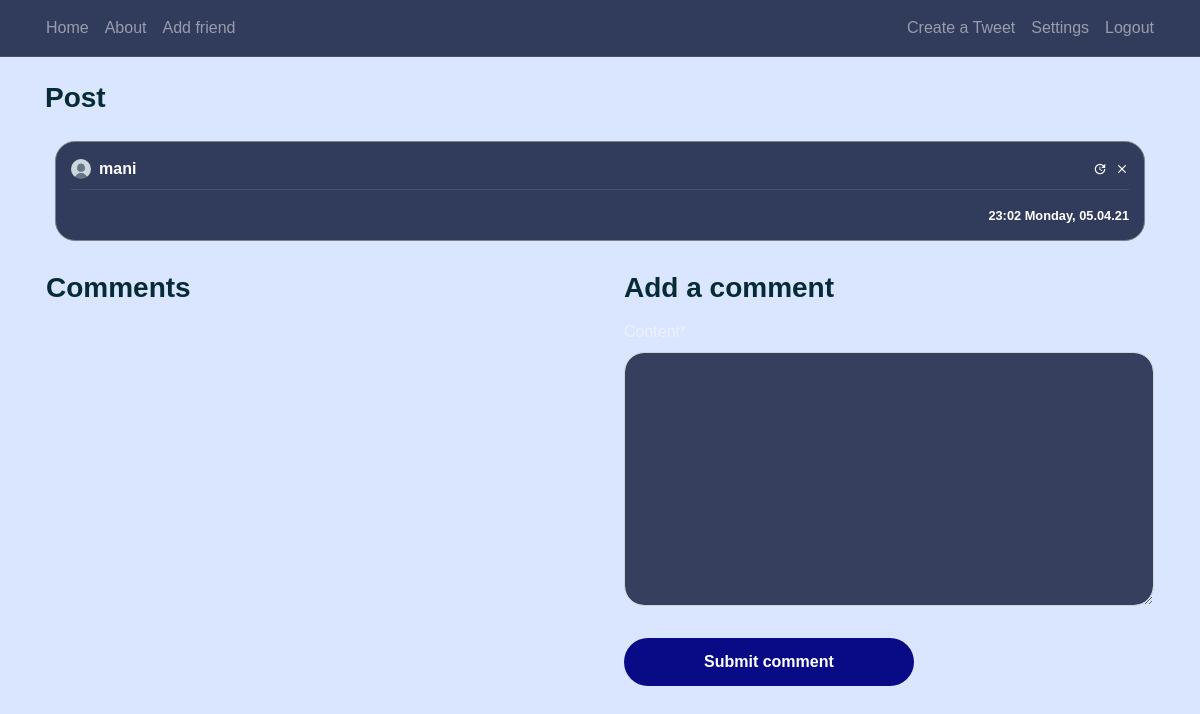
/post/2/ (signed in), run on the app's committed database.
### apps/post/models/post.py (models this page shows, shortened)
class Post(models.Model):
    content = models.TextField(max_length=1000, blank=True)
    date_posted = models.DateTimeField(default=timezone.now)
    author = models.ForeignKey(User, on_delete=models.CASCADE)
    tags = models.CharField(max_length=100, blank=True)
    likes = models.IntegerField(default=0)
    dislikes = models.IntegerField(default=0)
    image = models.ImageField(upload_to='profile_pics', validators=[FileExtensionValidator(['png', 'jpg', 'jpeg'])],
                              blank=True, null=True)
    updated = models.DateTimeField(auto_now=True)

### apps/user/models/user.py (models this page shows, shortened)
class Profile(models.Model):
    user = models.OneToOneField(User, on_delete=models.CASCADE)
    image = models.ImageField(default='default.png', upload_to='profile_pics')
    bio = models.CharField(max_length=255, blank=True)
    first_name = models.CharField(max_length=50, blank=True, null=True)
    last_name = models.CharField(max_length=50, blank=True, null=True)
    friends = models.ManyToManyField("Profile", blank=True, null=True)
    website = models.CharField(max_length=200, blank=True, null=True)
    phone_number = models.CharField(max_length=11, blank=True,
                                    validators=[mobile_length_validator, mobile_validator, validate_not_empty],
                                    help_text='Please use the follow format :<em>09- - - - - - - - -</em>')
    GENDER_CHOICES = [('Female', 'Female'), ('Male', 'Male'), ('None', 'None')]
    gender = models.CharField(max_length=6, choices=GENDER_CHOICES, default='None')
    birthday = models.DateField(blank=True, null=True,
                                help_text='Please use the follow format :<em>YYYY-MM-DD</em>')
    slug = models.SlugField(verbose_name="Slug", allow_unicode=True, unique=True, blank=True, null=True, default=None)

### apps/post/views.py (the view)
# urls.py: path('post/<int:pk>/', PostDetailView.as_view(), name='post-detail'),
class PostDetailView(DetailView):
    model = Post
    template_name = 'post/post_detail.html'
    context_object_name = 'post'
    def get_context_data(self, **kwargs):
        data = super().get_context_data(**kwargs)
        comment_connected = Comment.objects.filter(post_connected=self.get_object()).order_by('-date_posted')
        data['comments'] = comment_connected
        data['form'] = NewCommentForm(instance=self.request.user)
        return data
    def post(self, request, *args, **kwargs):
        new_comment = Comment(content=request.POST.get('content'),
                              author=self.request.user,
                              post_connected=self.get_object())
        new_comment.save()
        return self.get(self, request, *args, **kwargs)

### apps/post/forms.py
class NewCommentForm(forms.ModelForm):
    class Meta:
        model = Comment
        fields = ['content']

### apps/post/templates/post/post_detail.html (shortened to what this page needs)
{% extends "post/base.html" %}
{% load crispy_forms_tags %}
{% block content %}
    <div class="container">
        <h3 class="dark-important mb-3">
            Post
        </h3>
        <article class="media content-section">
            <div style="width: 100%; word-break: break-all;" class="hovered-tweet-comment">
                <div class="pb-2 row m-0 " style="width: 100%; margin-right: 0 !important;">
                    <div
                            style="padding-left: 0px !important;"
                            class="col-8 no-padding d-flex align-items-center">
                        <img
                                class="rounded-circle mr-2"
                                style="width: 20px; height: 20px;"
                                src="{{ post.author.profile.image.url }}">
                        <a class="mr-2 white-important" href="{% url 'user-posts' post.author %}">
                            {{ post.author }}
                        </a>
                    </div>
                    <div class="col-4 d-flex flex-row-reverse no-padding align-items-center"
                         style="padding-right: 0 !important;">
                        {% if post.author == user %}
                            <a class="material-icons ml-2"
                               style="font-size: 14px"
                               href="{% url 'post-delete' post.id %}">clear</a>
                            <a class="material-icons ml-2"
                               style="font-size: 14px"
                               href="{% url 'post-update' post.id %}">update</a>
                        {% endif %}
                    </div>
                </div>
                <div
                        class="mb-2 "
                        style="width: 100%; height: 1px; background-color: rgba(255, 255, 255, 0.1)"></div>
                <a style="color: rgba(255, 255, 255, 0.5) !important;">
                    <small
                            class="white-important d-flex full-width flex-row-reverse">
                        {{ post.date_posted | date:"H:i l, d.m.y" }}
                    </small>
                </a>
            </div>
        </article>
        <div class="row pl-3">
            <div class="col-12 col-md-6 pl-0">
                <h3 class="dark-important mb-3">
                    Comments
                </h3>
            </div>
            {% if user is not None %}
                <div class="col-12 col-md-6 pl-0 pl-md-3 pr-3">
                    <h3 class="dark-important mb-3">
                        Add a comment
                    </h3>
                    <form method="POST">
                        <fieldset class="form-group">
                            {{ form | crispy }}
                        </fieldset>
                        <div class="form-group">
                            <button class="btn btn-outline-primary" type="submit">Submit comment</button>
                        </div>
                    </form>
                </div>
            {% endif %}
        </div>
    </div>
{% endblock content %}

### apps/post/static/post/main.css (style rules this page uses)
:root { --muted-color: rgba(255, 255, 255, 0.5); }
body { background: #dae5ff; color: var(--muted-color); margin-top: 5rem; }
h1, h2, h3, h4, h5, h6 { color: var(--muted-color); }
.content-section { padding: 10px 10px; margin-bottom: 20px; }
.no-padding { padding: 0 !important; }
a { color: white; text-underline: none; text-decoration: none !important; }
article { border-radius: 4px; }
.white-important { color: white; font-weight: bold; }
.dark-important { color: #062c33; font-weight: bold; }
.full-width { width: 100% }
.btn-outline-primary { border-color: white; color: white !important; padding: 12px 80px 12px 80px; font-weight: bold; background-color: #080b85; border: 0; border-radius: 25px; }
.form-control { background-color: #36405e !important; color: var(--muted-color) !important; box-shadow: 0 0 0 0 !important; border-radius: 20px !important; }
.hovered-tweet-comment { background-color: #313b5b !important; padding: 15px; border-radius: 20px; border: 1px solid grey; }

### apps/post/static/post/style.css (style rules this page uses)
body { font-family: Arial, Helvetica, sans-serif; height: 100vh; margin: 0; padding: 0; background-color: #dae5ff; }

### data on the page
Post: author.profile.image (placeholder picture), author "mani", date_posted "23:02 Monday, 05.04.21"
